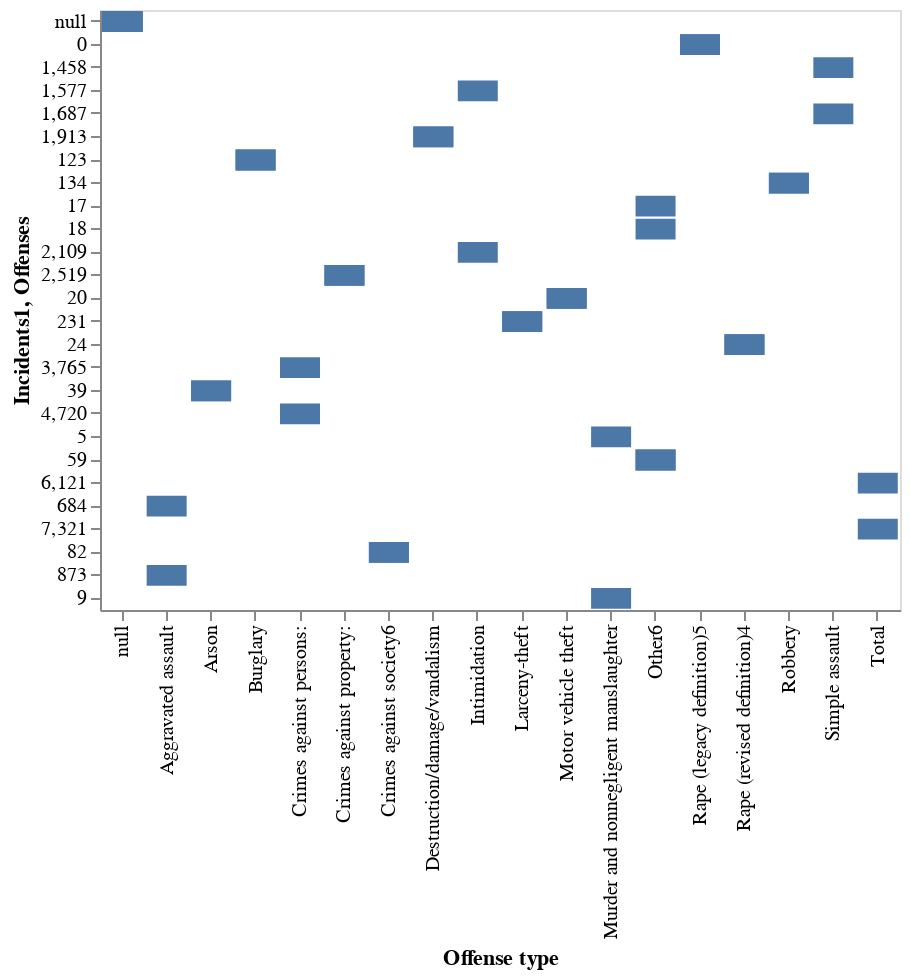

The notebook cell saved with this chart:
### Code cell
occ_by_bias_motivation.head()
incidents = alt.Chart(occ_by_bias_motivation).mark_bar().encode(
    x='Offense type',
    y='Incidents1'
)
offenses = alt.Chart(occ_by_bias_motivation).mark_bar().encode(
x='Offense type',
y="Offenses")

incidents+offenses

### Figure 1 — Vega-Lite specification as saved in the notebook (floating-point values rounded to 4 significant figures)
{"$schema": "https://vega.github.io/schema/vega-lite/v2.6.0.json", "config": {"view": {"height": 300, "width": 400}}, "datasets": {"data-6766413cc0636e775f6216fcbcd736b0": [{"Incidents1": "6,121", "Known\noffenders3": "5,770", "Offense type": "Total", "Offenses": "7,321", "Unnamed: 5": null, "Unnamed: 6": null, "Victims2": "7,615"}, {"Incidents1": "3,765", "Known\noffenders3": "4,353", "Offense type": "Crimes against persons:", "Offenses": "4,720", "Unnamed: 5": null, "Unnamed: 6": null, "Victims2": "4,720"}, {"Incidents1": "5", "Known\noffenders3": "9", "Offense type": "Murder and nonnegligent manslaughter", "Offenses": "9", "Unnamed: 5": null, "Unnamed: 6": null, "Victims2": "9"}, {"Incidents1": "24", "Known\noffenders3": "29", "Offense type": "Rape (revised definition)4", "Offenses": "24", "Unnamed: 5": null, "Unnamed: 6": null, "Victims2": "24"}, {"Incidents1": "0", "Known\noffenders3": "0", "Offense type": "Rape (legacy definition)5", "Offenses": "0", "Unnamed: 5": null, "Unnamed: 6": null, "Victims2": "0"}, {"Incidents1": "684", "Known\noffenders3": "1,031", "Offense type": "Aggravated assault", "Offenses": "873", "Unnamed: 5": null, "Unnamed: 6": null, "Victims2": "873"}, {"Incidents1": "1,458", "Known\noffenders3": "1,857", "Offense type": "Simple assault", "Offenses": "1,687", "Unnamed: 5": null, "Unnamed: 6": null, "Victims2": "1,687"}, {"Incidents1": "1,577", "Known\noffenders3": "1,409", "Offense type": "Intimidation", "Offenses": "2,109", "Unnamed: 5": null, "Unnamed: 6": " ", "Victims2": "2,109"}, {"Incidents1": "17", "Known\noffenders3": "18", "Offense type": "Other6", "Offenses": "18", "Unnamed: 5": null, "Unnamed: 6": null, "Victims2": "18"}, {"Incidents1": "2,519", "Known\noffenders3": "1,618", "Offense type": "Crimes against property:", "Offenses": "2,519", "Unnamed: 5": null, "Unnamed: 6": null, "Victims2": "2,813"}, {"Incidents1": "134", "Known\noffenders3": "249", "Offense type": "Robbery", "Offenses": "134", "Unnamed: 5": null, "Unnamed: 6": null, "Victims2": "163"}, {"Incidents1": "123", "Known\noffenders3": "87", "Offense type": "Burglary", "Offenses": "123", "Unnamed: 5": null, "Unnamed: 6": null, "Victims2": "138"}, {"Incidents1": "231", "Known\noffenders3": "173", "Offense type": "Larceny-theft", "Offenses": "231", "Unnamed: 5": null, "Unnamed: 6": null, "Victims2": "253"}, {"Incidents1": "20", "Known\noffenders3": "14", "Offense type": "Motor vehicle theft", "Offenses": "20", "Unnamed: 5": null, "Unnamed: 6": null, "Victims2": "21"}, {"Incidents1": "39", "Known\noffenders3": "33", "Offense type": "Arson", "Offenses": "39", "Unnamed: 5": null, "Unnamed: 6": null, "Victims2": "51"}, {"Incidents1": "1,913", "Known\noffenders3": "1,015", "Offense type": "Destruction/damage/vandalism", "Offenses": "1,913", "Unnamed: 5": null, "Unnamed: 6": null, "Victims2": "2,122"}, {"Incidents1": "59", "Known\noffenders3": "47", "Offense type": "Other6", "Offenses": "59", "Unnamed: 5": null, "Unnamed: 6": null, "Victims2": "65"}, {"Incidents1": "82", "Known\noffenders3": "97", "Offense type": "Crimes against society6", "Offenses": "82", "Unnamed: 5": null, "Unnamed: 6": null, "Victims2": "82"}, {"Incidents1": null, "Known\noffenders3": null, "Offense type": null, "Offenses": null, "Unnamed: 5": null, "Unnamed: 6": null, "Victims2": null}, {"Incidents1": null, "Known\noffenders3": null, "Offense type": null, "Offenses": null, "Unnamed: 5": null, "Unnamed: 6": null, "Victims2": null}, {"Incidents1": null, "Known\noffenders3": null, "Offense type": null, "Offenses": null, "Unnamed: 5": null, "Unnamed: 6": null, "Victims2": null}, {"Incidents1": null, "Known\noffenders3": null, "Offense type": null, "Offenses": null, "Unnamed: 5": null, "Unnamed: 6": null, "Victims2": null}, {"Incidents1": null, "Known\noffenders3": null, "Offense type": null, "Offenses": null, "Unnamed: 5": null, "Unnamed: 6": null, "Victims2": null}, {"Incidents1": null, "Known\noffenders3": null, "Offense type": null, "Offenses": null, "Unnamed: 5": null, "Unnamed: 6": null, "Victims2": null}]}, "layer": [{"data": {"name": "data-6766413cc0636e775f6216fcbcd736b0"}, "encoding": {"x": {"field": "Offense type", "type": "nominal"}, "y": {"field": "Incidents1", "type": "nominal"}}, "mark": "bar"}, {"data": {"name": "data-6766413cc0636e775f6216fcbcd736b0"}, "encoding": {"x": {"field": "Offense type", "type": "nominal"}, "y": {"field": "Offenses", "type": "nominal"}}, "mark": "bar"}]}
